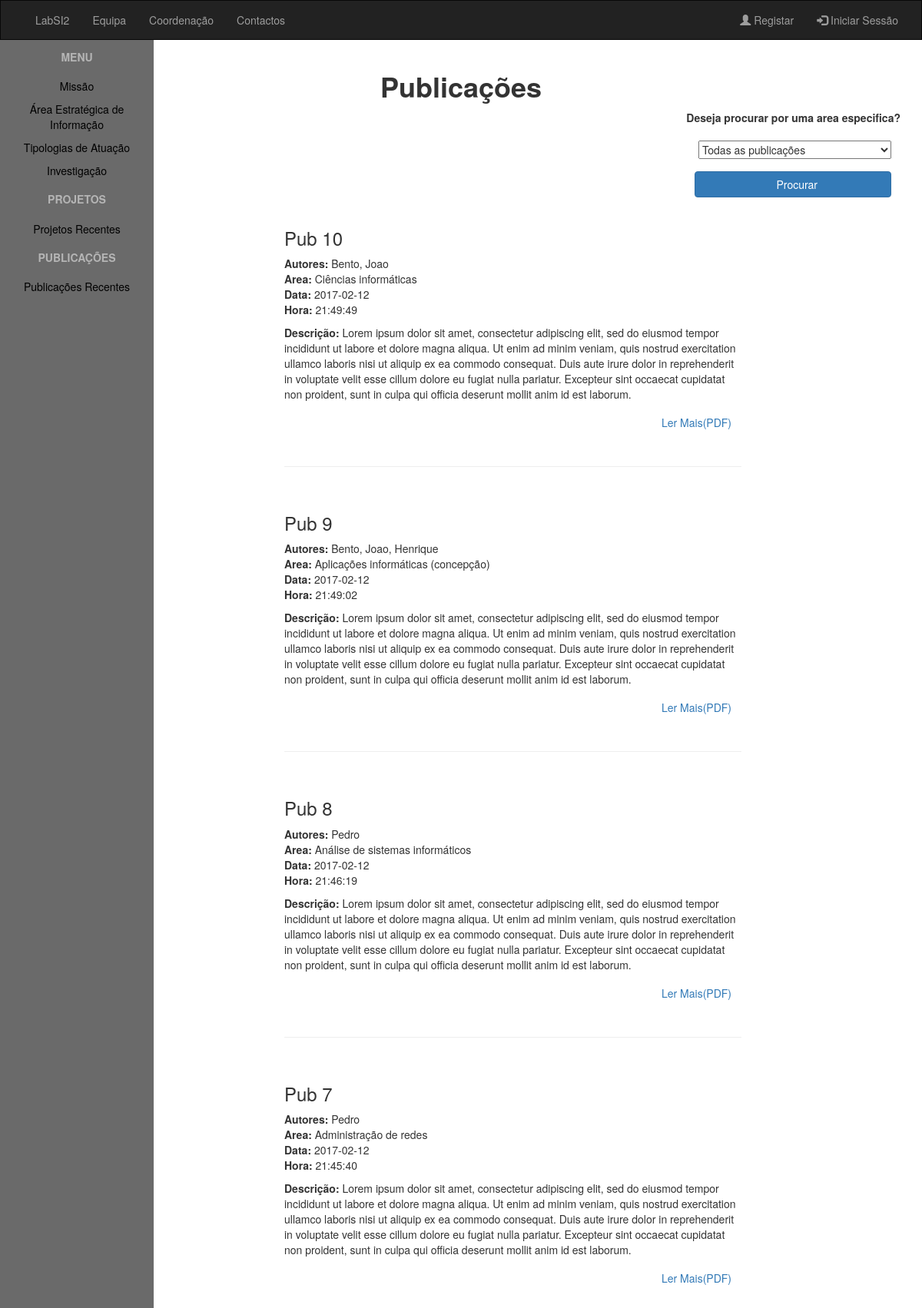
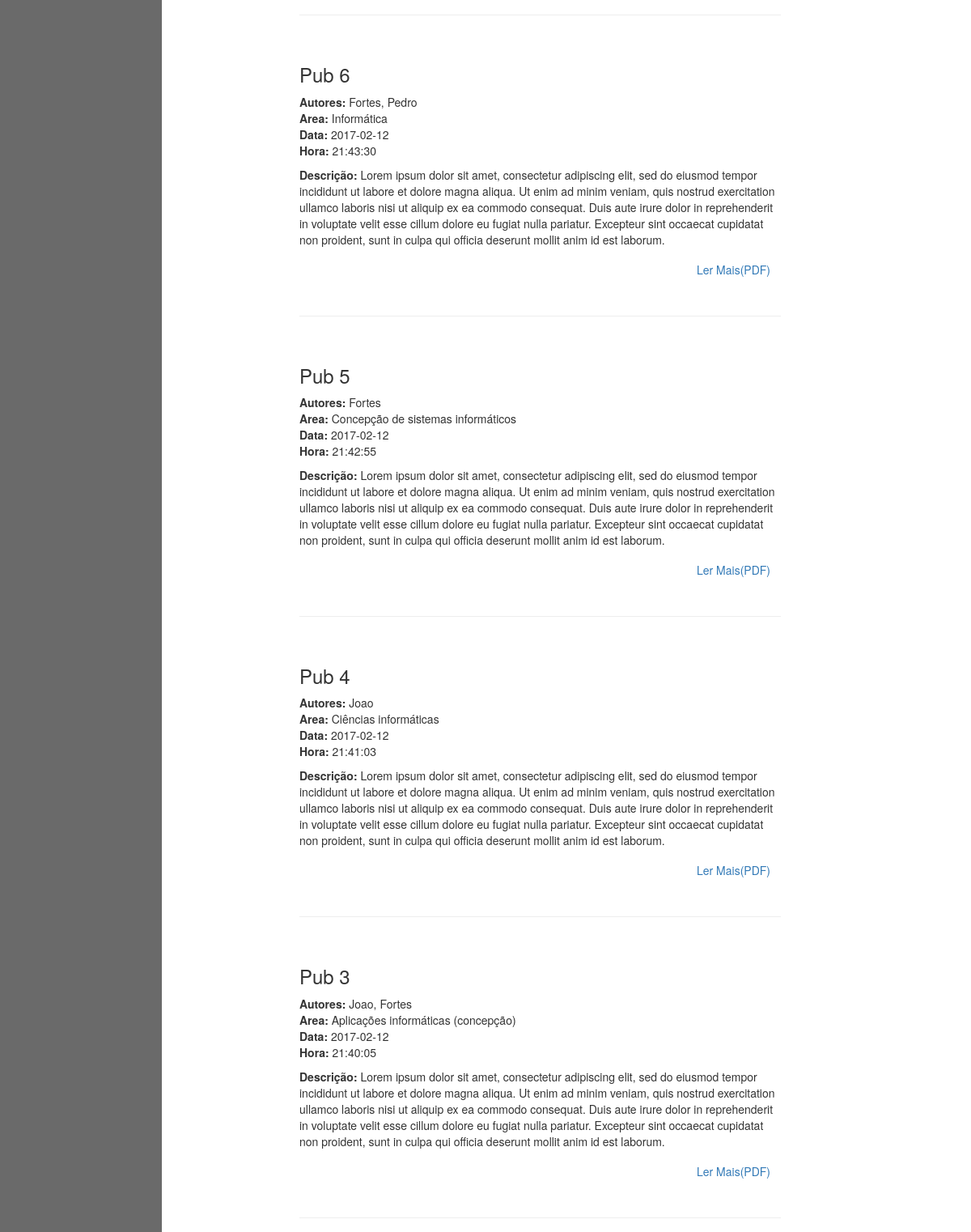
Page /publicacoes_recentes.php (upper part) on the committed database (2 pictures, top to bottom).
### tables this page shows
CREATE TABLE `publicacoes` (
  `id` int(11) NOT NULL,
  `titulo` varchar(50) NOT NULL,
  `descricao` varchar(8000) NOT NULL,
  `documento` varchar(100) NOT NULL,
  `data` date NOT NULL,
  `hora` time NOT NULL,
  `id_areas` int(11) NOT NULL
);

CREATE TABLE `areas` (
  `id` int(11) NOT NULL,
  `nome` varchar(50) NOT NULL
);

### db.php (called while the page is built, shortened)
<?php
class Labsi2_db{
	var $conn;
	public function connect(){
		$serverusername = "localhost";
		$sqlusername = "henrique";
		$sqlpassword = "";
		$dbname = "pi3";
		$this -> conn = mysqli_connect($serverusername, $sqlusername, $sqlpassword, $dbname);
	}
	public function getNameFromAreas($id){
		$sql = "SELECT nome FROM areas WHERE id ='$id'";
		$sqlquery = mysqli_query($this->conn, $sql);
		$row = mysqli_fetch_assoc($sqlquery);
		$result = $row['nome'];
		return $result;
	}
	public function getAllIdsFromPubs(){
		$sql = "SELECT id FROM publicacoes ORDER BY id DESC";
		$result = mysqli_query($this -> conn, $sql);
		if (mysqli_num_rows($result) > 0){
			$array = array();
			while($row = mysqli_fetch_assoc($result)) {
				$array[] = $row["id"];
			}
			return $array;
		}
	}
	public function getAllPubs($number){
		$sql = "SELECT * FROM publicacoes WHERE id = '$number'";
		$query = mysqli_query($this -> conn, $sql);
		$row = mysqli_fetch_assoc($query);
		return $row;
	}
	public function getNameOfUserInPubs($id){
		$sql = "SELECT utilizadores.nome from utilizadores, utilizadores_publicacoes WHERE utilizadores_publicacoes.id_publicacoes =$id
				AND utilizadores.id = utilizadores_publicacoes.id_utilizadores;";
		$result = mysqli_query($this -> conn, $sql);
		if (mysqli_num_rows($result) > 0){
			$array = array();
			while($row = mysqli_fetch_assoc($result)) {
				$array[] = $row["nome"];
			}
			return $array;
		} else {
			echo "0 results";
		}
	}
}
?>

### publicacoes_recentes.php (the view, shortened to what this page needs)
<?php
$current = "";
include ('db.php');
?>
<!doctype html>
<html>
<head>
    <link rel="stylesheet" href="https://maxcdn.bootstrapcdn.com/bootstrap/3.3.7/css/bootstrap.min.css">
    <?php
    $db = new Labsi2_db();
    $db ->connect();
    if(!isset($_POST['Procurar'])){
        if(count($db->getAllIdsFromPubs())<4){
            echo '<link href="style/style2.css" rel="stylesheet" type="text/css" media="all" />';
        }
        else{
            echo '<link href="style/style2.css" rel="stylesheet" type="text/css" media="all" />';
        }
    }
    ?>
</head>
<body>
<?php
include('header.php');
function nomes($autores){
    $nomesTotal="";
    foreach($autores as $nomes){
        $nomesTotal .="$nomes, ";
    }
    return substr($nomesTotal, 0, -2);
}
?>
<div class="container-fluid wraper">
    <?php include('sidenav.php') ?>
    <br>
    <h1 class="title"><strong>Publicações</strong></h1>
    <form class="form-horizontal" action="<?php htmlspecialchars($_SERVER['PHP_SELF']) ?>" method="post">
        <?php
        $db = new Labsi2_db();
        $db ->connect();
        $idPubs = $db->getAllIdsFromPubs();
        if(count($idPubs) != 0){
            echo '<p class="pull-right marginBottom10" style="margin-right:13px;"><strong>Deseja procurar por uma area especifica?</strong></p><br><br>';
            echo '<select name="areas" class="pull-right" style="margin-right:25px;">';
            echo '<option selected>Todas as publicações</option>';
            echo '</select>';
            echo '<br><br>';
            echo '<input class="btn btn-primary pull-right" style="margin-right:25px; padding-left: 105px; padding-right: 95px" type="submit" name="Procurar" value="Procurar" />';
        }
        ?>
    </form>
    <div class="col-sm-8 textcontent">
        <div class="col-md-10">
            <?php
            $db = new Labsi2_db();
            $db ->connect();
            if(!isset($_POST['Procurar'])){
                $idPubs = $db->getAllIdsFromPubs();
                if(count($idPubs) == 0){
                    echo "Não existem publicaões!";
                }
                else{
                    foreach($idPubs as $ids){
                        $pubs = $db->getAllPubs($ids);
                        $autores = $db->getNameOfUserInPubs($ids);
                        $area = $db->getNameFromAreas($pubs['id_areas']);
                        echo "<di class='container'>";
                        echo "<h3>" . $pubs['titulo'] . "</h3>";
                        echo '<p><strong>Autores: </strong>'. nomes($autores) . ' <br> <strong>Area: </strong>' . $area . ' <br> <strong>Data: </strong>'. $pubs['data']. '<br> <strong>Hora: </strong>'.$pubs['hora']. '</p>';
                        $pathDoc = "uploads/". $pubs['documento'];
                        echo "<p><strong>Descrição: </strong>" . $pubs['descricao'] . "</p>";
                        if (isset($_SESSION['validUser']) AND $_SESSION['validUser'] == 1){
                            echo '<a class="btn btn-blog pull-right marginBottom10" href="' .$pathDoc.'" target="_blank">Ler Mais(PDF)</a>';
                            if($db->checkUserPubs($_SESSION['username'], $ids))
                            {
                                $idArea=$db->getIdFromAreas($area);
                                echo '<a class="btn btn-blog pull-right marginBottom10" href="criar_publicacao.php?id='.$pubs['id'].'&area='.$idArea.'">Editar</a>';
                            }
                            if($db->checkAdmin($_SESSION['username']) > 0){
                                $idArea = $db->getIdFromAreas($area);
                                echo '<a class="btn btn-blog pull-right marginBottom10" href="criar_publicacao.php?id=' . $pubs['id'] . '&area=' . $idArea . '">Editar</a>';
                            }
                        }
                        else {
                            echo '<a class="btn btn-blog pull-right marginBottom10" href="' .$pathDoc.'" target="_blank">Ler Mais(PDF)</a>';
                        }
                        echo "</di>";
                        echo "<hr>";
                    }
                }
            }
            ?>
        </div>
    </div>
</div>
</body>
</html>

### header.php (shortened to what this page needs)
<header>
<nav class="navbar navbar-inverse">
  <div class="container-fluid">
    <div class="collapse navbar-collapse" id="myNavbar">
      <ul class="nav navbar-nav">
        <li <?php if($current == 'inicio'){echo 'class="active"';}?> ><a href="index.php">LabSI2</a></li>
        <li <?php if($current == 'equipa'){echo 'class="active"';}?> ><a href="equipa.php">Equipa</a></li>
        <li <?php if($current == 'coordenacao'){echo 'class="active"';}?> ><a href="coordenacao.php">Coordenação</a></li>
        <li <?php if($current == 'contactos'){echo 'class="active"';}?> ><a href="contactos.php">Contactos</a></li>
      </ul>
      <ul class="nav navbar-nav navbar-right">
        <?php if (isset($_SESSION['validUser']) AND $_SESSION['validUser'] == 1) :?>
        <li>
        	<a href="profile.php">
				<span class="glyphicon glyphicon-user"></span> <?php echo($_SESSION['username']) ?>
            </a>
        </li>
        <li>
        	<a href="logout.php">
        		<span class="glyphicon glyphicon-log-out"></span> Sair
            </a>
        </li>
        <?php else: ?>
      	<li class="dropdown"><a class="dropdown-toggle" href="#" data-toggle="dropdown"><span class="glyphicon glyphicon-user"></span> Registar</a>
        </li>
        <li class="dropdown"><a class="dropdown-toggle" href="#" data-toggle="dropdown"><span class="glyphicon glyphicon-log-in"></span> Iniciar Sessão </a>
        </li>
        <?php endif; ?>
      </ul>
    </div>
  </div>
</nav>
</header>

### sidenav.php
<div class="col-sm-2 sidenav">
  <div class="left-navigation">
    <ul class="list">
        <h5><strong>MENU</strong></h5>
        <li><a href="missao.php">Missão</a></li>
        <li><a href="area_informacao.php">Área Estratégica de Informação</a></li>
        <li><a href="tipologias_atuacao.php">Tipologias de Atuação</a></li>
        <li><a href="investigacao.php">Investigação</a></li>
    </ul>
      <ul class="list">
        <h5><strong>PROJETOS</strong></h5>
        <?php if (isset($_SESSION['validUser']) AND $_SESSION['validUser'] == 1) :?>
        <li><a href="criar_projeto.php">Criar Projeto</a></li>
        <li><a href="projetos_recentes.php"> Projetos Recentes</a></li>
        <?php else: ?>
        <li><a href="projetos_recentes.php">Projetos Recentes</a></li>
        <?php endif; ?>
    </ul>
    <ul class="list">
        <h5><strong>PUBLICAÇÕES</strong></h5>
        <?php if (isset($_SESSION['validUser']) AND $_SESSION['validUser'] == 1) :?>
        <li><a href="criar_publicacao.php">Criar Publicação</a></li>
        <li><a href="publicacoes_recentes.php">Publicações Recentes</a></li>
        <?php else: ?>
        <li><a href="publicacoes_recentes.php">Publicações Recentes</a></li>
        <?php endif; ?>
    </ul>
  </div>
</div>

### style/style2.css (style rules this page uses)
.container { height:25px; margin:0 auto; }
.title { text-align:center; }
.navbar { text-align:center; margin-bottom: 0; border-radius: 0; }
.list { color:rgba(0,0,0,1.00); list-style: none; padding-left:0px; }
.list::first-line { color: rgba(255, 255, 255, 0.5); }
.list> li, h5 { padding: 5px 0px 5px 0px; }
li>a { color:rgba(0,0,0,1.00); list-style: none; padding-left:0px; }
.sidenav { background-color:rgba(106,106,106,1.00); min-height:100%; text-align:center; position: absolute; bottom: 25px; top:0px; left:0px; }
.wraper { text-align:left; position:relative; }
.textcontent { margin-left: 325px; }

### rows in the picture
publicacoes: titulo "Pub 10", autores "Bento, Joao", id_areas.nome "Ciências informáticas", data "2017-02-12", hora "21:49:49", descricao "Lorem ipsum dolor sit amet, consectetur adipiscing elit, sed do eiusmod tempor incididunt ut labore et dolore magna aliqua. Ut enim ad minim veniam, quis nostrud exercitation ullamco laboris nisi ut aliquip ex ea commodo consequat. Duis aute irure dolor in reprehenderit in voluptate velit esse cillum dolore eu fugiat nulla pariatur. Excepteur sint occaecat cupidatat non proident, sunt in culpa qui officia deserunt mollit anim id est laborum."
publicacoes: titulo "Pub 9", autores "Bento, Joao, Henrique", id_areas.nome "Aplicações informáticas (concepção)", data "2017-02-12", hora "21:49:02", descricao "Lorem ipsum dolor sit amet, consectetur adipiscing elit, sed do eiusmod tempor incididunt ut labore et dolore magna aliqua. Ut enim ad minim veniam, quis nostrud exercitation ullamco laboris nisi ut aliquip ex ea commodo consequat. Duis aute irure dolor in reprehenderit in voluptate velit esse cillum dolore eu fugiat nulla pariatur. Excepteur sint occaecat cupidatat non proident, sunt in culpa qui officia deserunt mollit anim id est laborum."
publicacoes: titulo "Pub 8", autores "Pedro", id_areas.nome "Análise de sistemas informáticos", data "2017-02-12", hora "21:46:19", descricao "Lorem ipsum dolor sit amet, consectetur adipiscing elit, sed do eiusmod tempor incididunt ut labore et dolore magna aliqua. Ut enim ad minim veniam, quis nostrud exercitation ullamco laboris nisi ut aliquip ex ea commodo consequat. Duis aute irure dolor in reprehenderit in voluptate velit esse cillum dolore eu fugiat nulla pariatur. Excepteur sint occaecat cupidatat non proident, sunt in culpa qui officia deserunt mollit anim id est laborum."
publicacoes: titulo "Pub 7", autores "Pedro", id_areas.nome "Administração de redes", data "2017-02-12", hora "21:45:40", descricao "Lorem ipsum dolor sit amet, consectetur adipiscing elit, sed do eiusmod tempor incididunt ut labore et dolore magna aliqua. Ut enim ad minim veniam, quis nostrud exercitation ullamco laboris nisi ut aliquip ex ea commodo consequat. Duis aute irure dolor in reprehenderit in voluptate velit esse cillum dolore eu fugiat nulla pariatur. Excepteur sint occaecat cupidatat non proident, sunt in culpa qui officia deserunt mollit anim id est laborum."
publicacoes: titulo "Pub 6", autores "Fortes, Pedro", id_areas.nome "Informática", data "2017-02-12", hora "21:43:30", descricao "Lorem ipsum dolor sit amet, consectetur adipiscing elit, sed do eiusmod tempor incididunt ut labore et dolore magna aliqua. Ut enim ad minim veniam, quis nostrud exercitation ullamco laboris nisi ut aliquip ex ea commodo consequat. Duis aute irure dolor in reprehenderit in voluptate velit esse cillum dolore eu fugiat nulla pariatur. Excepteur sint occaecat cupidatat non proident, sunt in culpa qui officia deserunt mollit anim id est laborum."
publicacoes: titulo "Pub 5", autores "Fortes", id_areas.nome "Concepção de sistemas informáticos", data "2017-02-12", hora "21:42:55", descricao "Lorem ipsum dolor sit amet, consectetur adipiscing elit, sed do eiusmod tempor incididunt ut labore et dolore magna aliqua. Ut enim ad minim veniam, quis nostrud exercitation ullamco laboris nisi ut aliquip ex ea commodo consequat. Duis aute irure dolor in reprehenderit in voluptate velit esse cillum dolore eu fugiat nulla pariatur. Excepteur sint occaecat cupidatat non proident, sunt in culpa qui officia deserunt mollit anim id est laborum."
publicacoes: titulo "Pub 4", autores "Joao", id_areas.nome "Ciências informáticas", data "2017-02-12", hora "21:41:03", descricao "Lorem ipsum dolor sit amet, consectetur adipiscing elit, sed do eiusmod tempor incididunt ut labore et dolore magna aliqua. Ut enim ad minim veniam, quis nostrud exercitation ullamco laboris nisi ut aliquip ex ea commodo consequat. Duis aute irure dolor in reprehenderit in voluptate velit esse cillum dolore eu fugiat nulla pariatur. Excepteur sint occaecat cupidatat non proident, sunt in culpa qui officia deserunt mollit anim id est laborum."
publicacoes: titulo "Pub 3", autores "Joao, Fortes", id_areas.nome "Aplicações informáticas (concepção)", data "2017-02-12", hora "21:40:05", descricao "Lorem ipsum dolor sit amet, consectetur adipiscing elit, sed do eiusmod tempor incididunt ut labore et dolore magna aliqua. Ut enim ad minim veniam, quis nostrud exercitation ullamco laboris nisi ut aliquip ex ea commodo consequat. Duis aute irure dolor in reprehenderit in voluptate velit esse cillum dolore eu fugiat nulla pariatur. Excepteur sint occaecat cupidatat non proident, sunt in culpa qui officia deserunt mollit anim id est laborum."
